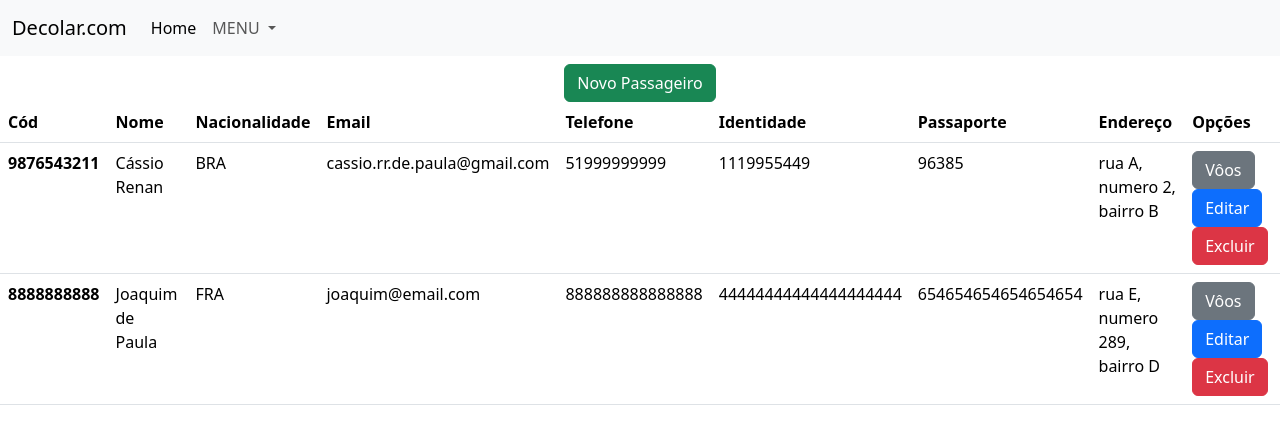
Page /api/list_passageiros/ on the committed database.
### app/migrations/models/passageiro.py (models this page shows, shortened)
class Passageiro(BaseModel):
    class Meta:
        abstract = False
    cod = models.CharField(max_length=10, blank=False, null=False, unique=True)
    nome = models.CharField(max_length=100, blank=False, null=False)
    data_nascimento = models.DateField()
    email = models.CharField(unique=True, max_length=100)
    telefone = models.CharField(max_length=15, validators=[MinLengthValidator(10)], blank=False, null=False)
    identidade = models.CharField(max_length=20, validators=[MinLengthValidator(4)], blank=False, null=False)
    nacionalidade = models.CharField(choices=[(nacionalidade.name, nacionalidade.value) for nacionalidade in Nacionalidade], max_length=15)
    passaporte = models.CharField(max_length=20, validators=[MinLengthValidator(5)], blank=False, null=False, unique=True)
    vencimento_passaporte = models.DateField(blank=False, null=False)
    endereco = models.CharField(max_length=50, validators=[MinLengthValidator(20)], blank=False, null=False)

### app/views/passageiro_views.py (the view)
# urls.py: path('api/list_passageiros/', list_passageiros, name='list_passageiros'),
def list_passageiros(request):
    try:
        if request.method == 'GET':
            passageiros = list(Passageiro.objects.all())
            context = {
                'passageiros': passageiros
            }
            return render(request, 'list_passageiros.html', context)
        else:
            raise Exception('Método inválido')
    except Exception as e:
        context = {
                'message': e
            }
        return render(request, 'error.html', context)

### app/templates/list_passageiros.html
{% extends 'base.html' %}
{% block conteudo %}
<div  class="container-sm" style=" display: flex; justify-content: center;">
    <a href="{% url 'create_passageiro' %}">
        <button type="button" class="btn btn-success">Novo Passageiro</button>
    </a>
</div>
    <table class="table">
        <thead>
        <tr>
            <th scope="col">Cód</th>
            <th scope="col">Nome</th>
            <th scope="col">Nacionalidade</th>
            <th scope="col">Email</th>
            <th scope="col">Telefone</th>
            <th scope="col">Identidade</th>
            <th scope="col">Passaporte</th>
            <th scope="col">Endereço</th>
            <th scope="col">Opções</th>
        </tr>
        </thead>
        <tbody>
        {% for passageiro in passageiros %}
        <tr>
            <th scope="row">{{passageiro.cod}}</th>
            <td>{{passageiro.nome}}</td>
            <td>{{passageiro.nacionalidade}}</td>
            <td>{{passageiro.email}}</td>
            <td>{{passageiro.telefone}}</td>
            <td>{{passageiro.identidade}}</td>
            <td>{{passageiro.passaporte}}</td>
            <td>{{passageiro.endereco}}</td>
            <td>
                <a href="{% url 'history_voos' passageiro.id %}"><button id="{{passageiro.id}}" class="btn btn-secondary">Vôos</button></a>
                <a href="{% url 'update_passageiro' passageiro.id %}"><button id="{{passageiro.id}}" class="btn btn-primary">Editar</button></a>
                <a href="{% url 'delete_passageiro' passageiro.id %}"><button id="{{passageiro.id}}" type="button" class="btn btn-danger">Excluir</button></a>
            </td>
        </tr>
        {% endfor %}
        </tbody>
    </table>
{% endblock %}

### app/templates/base.html (shortened to what this page needs)
<!DOCTYPE html>
<html lang="en">
<head>
    <link href="https://cdn.jsdelivr.net/npm/bootstrap@5.3.3/dist/css/bootstrap.min.css" rel="stylesheet">
</head>
<body>
<nav class="navbar navbar-expand-lg bg-body-tertiary">
    <div class="container-fluid">
        <a class="navbar-brand" href="#">Decolar.com</a>
        <div class="collapse navbar-collapse" id="navbarSupportedContent">
            <ul class="navbar-nav me-auto mb-2 mb-lg-0">
                <li class="nav-item">
                    <a class="nav-link active" aria-current="page" href="/">Home</a>
                </li>
                <li class="nav-item dropdown">
                    <a class="nav-link dropdown-toggle" href="#" role="button" data-bs-toggle="dropdown"
                       aria-expanded="false">
                        MENU
                    </a>
                </li>
            </ul>
        </div>
    </div>
</nav>
<div class="container-fluid" style="display: flex; justify-content: center; align-items: center;">
</div>
{% block conteudo %}
{% endblock %}
</body>
</html>

### rows in the picture
Passageiro: cod "9876543211", nome "Cássio Renan", nacionalidade "BRA", email "cassio.rr.de.paula@gmail.com", telefone "51999999999", identidade "1119955449", passaporte "96385", endereco "rua A, numero 2, bairro B"
Passageiro: cod "8888888888", nome "Joaquim de Paula", nacionalidade "FRA", email "joaquim@email.com", telefone "888888888888888", identidade "44444444444444444444", passaporte "654654654654654654", endereco "rua E, numero 289, bairro D"
